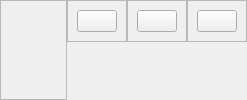
        <widget class="QWidget" name="ProgramPanelContainer" native="true">
         <layout class="QHBoxLayout" name="horizontalLayout_4">
          <property name="spacing">
           <number>0</number>
          </property>
          <property name="leftMargin">
           <number>0</number>
          </property>
          <property name="topMargin">
           <number>0</number>
          </property>
          <property name="rightMargin">
           <number>0</number>
          </property>
          <property name="bottomMargin">
           <number>0</number>
          </property>
          <item>
           <widget class="QFrame" name="Logo">
            <property name="frameShape">
             <enum>QFrame::StyledPanel</enum>
            </property>
            <property name="frameShadow">
             <enum>QFrame::Raised</enum>
            </property>
            <layout class="QHBoxLayout" name="horizontalLayout_5">
             <item>
              <widget class="QLabel" name="label">
               <property name="text">
                <string/>
               </property>
               <property name="pixmap">
                <pixmap resource="AppIcons.qrc">:/FeatherIcons/feather/home.svg</pixmap>
               </property>
              </widget>
             </item>
             <item>
              <spacer name="horizontalSpacer">
               <property name="orientation">
                <enum>Qt::Horizontal</enum>
               </property>
               <property name="sizeHint" stdset="0">
                <size>
                 <width>40</width>
                 <height>20</height>
                </size>
               </property>
              </spacer>
             </item>
            </layout>
           </widget>
          </item>
          <item alignment="Qt::AlignHCenter|Qt::AlignTop">
           <widget class="QFrame" name="MinimizeContainer">
            <property name="frameShape">
             <enum>QFrame::StyledPanel</enum>
            </property>
            <property name="frameShadow">
             <enum>QFrame::Raised</enum>
            </property>
            <layout class="QHBoxLayout" name="horizontalLayout_2">
             <item alignment="Qt::AlignVCenter">
              <widget class="QPushButton" name="Minimize">
               <property name="text">
                <string/>
               </property>
               <property name="icon">
                <iconset resource="AppIcons.qrc">
                 <normaloff>:/FeatherIcons/feather/minus.svg</normaloff>:/FeatherIcons/feather/minus.svg</iconset>
               </property>
               <property name="iconSize">
                <size>
                 <width>24</width>
                 <height>24</height>
                </size>
               </property>
              </widget>
             </item>
            </layout>
           </widget>
          </item>
          <item alignment="Qt::AlignHCenter|Qt::AlignTop">
           <widget class="QFrame" name="ResizeContainer">
            <property name="frameShape">
             <enum>QFrame::StyledPanel</enum>
            </property>
            <property name="frameShadow">
             <enum>QFrame::Raised</enum>
            </property>
            <layout class="QHBoxLayout" name="horizontalLayout_3">
             <item>
              <widget class="QPushButton" name="Resize">
               <property name="text">
                <string/>
               </property>
               <property name="icon">
                <iconset resource="AppIcons.qrc">
                 <normaloff>:/FeatherIcons/feather/square.svg</normaloff>:/FeatherIcons/feather/square.svg</iconset>
               </property>
               <property name="iconSize">
                <size>
                 <width>24</width>
                 <height>24</height>
                </size>
               </property>
              </widget>
             </item>
            </layout>
           </widget>
          </item>
          <item alignment="Qt::AlignHCenter|Qt::AlignTop">
           <widget class="QFrame" name="CloseButtonContainer">
            <property name="frameShape">
             <enum>QFrame::StyledPanel</enum>
            </property>
            <property name="frameShadow">
             <enum>QFrame::Raised</enum>
            </property>
            <layout class="QHBoxLayout" name="horizontalLayout">
             <item>
              <widget class="QPushButton" name="CloseButton">
               <property name="text">
                <string/>
               </property>
               <property name="icon">
                <iconset resource="AppIcons.qrc">
                 <normaloff>:/FeatherIcons/feather/x.svg</normaloff>:/FeatherIcons/feather/x.svg</iconset>
               </property>
               <property name="iconSize">
                <size>
                 <width>24</width>
                 <height>24</height>
                </size>
               </property>
              </widget>
             </item>
            </layout>
           </widget>
          </item>
         </layout>
        </widget>
